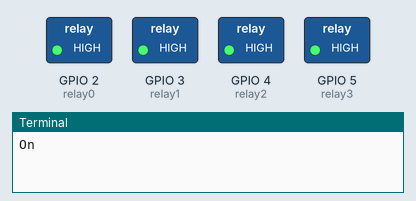
This program was run on a simulated Raspberry Pi (BCM pin numbers). Shown: switched loads named in the program (green lamp = pin HIGH), the last lines printed to the terminal.

Above: at 2.5 s.
At 7.5 s:
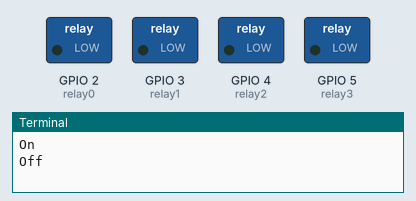
Timing chart, 0 to 13.0 s (numbered marks = the images above):
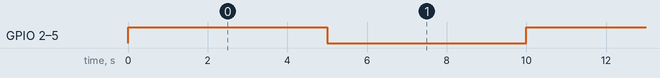

The program:

gpio.py
```python
from gpiozero import LED
from time import sleep


# 3 5 7 29
relay0  = LED(2)
relay1  = LED(3)
relay2  = LED(4)
relay3  = LED(5)

while True:
    relay0.on()    #turn led on
    relay1.on()    #turn led on
    relay2.on()    #turn led on
    relay3.on()    #turn led on
    print('On')
    sleep(5)    #delay for 1 second
    relay0.off()    #turn led on
    relay1.off()    #turn led on
    relay2.off()    #turn led on
    relay3.off()    #turn led on
    print('Off')
    sleep(5)    #delay for 1 second
```

Measured:
- by itself, GPIO 2 (relay0), GPIO 3 (relay1), GPIO 4 (relay2), GPIO 5 (relay3): alternates HIGH for 5.0 s and LOW for 5.0 s
